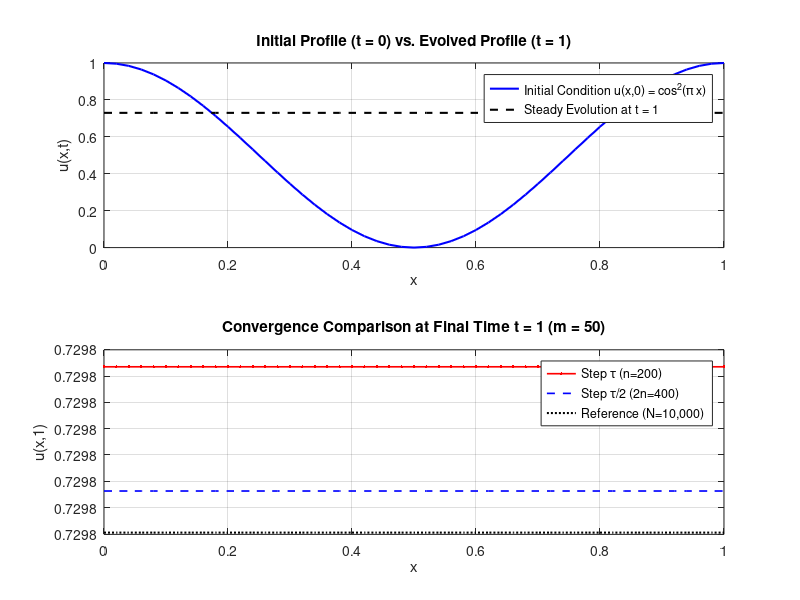
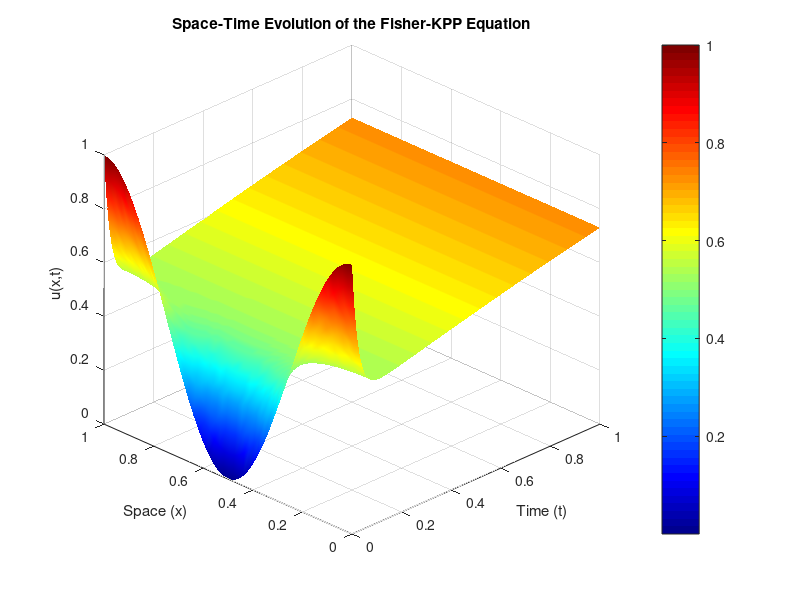

These charts were generated, in order, by the following MATLAB code:
function fisher_rosenbrock_solver()
% FISHER_ROSENBROCK_SOLVER
% Solves the Fisher-KPP reaction-diffusion equation using a 
% semi-implicit Rosenbrock method (1-stage, L-stable) to handle stiffness.
%
% Equation: du/dt = d^2u/dx^2 + u(1-u) on [0,1]x[0,1]
% BCs: Homogeneous Neumann (Zero flux)
% IC:  u(x,0) = cos^2(pi*x)

    % --- PARAMETERS ---
    m = 50;      % Spatial grid subdivisions
    n = 200;     % Temporal steps
    N_ref = 10000; % Fine-grid reference time steps
    
    fprintf('Running simulation with m=%d spatial steps and n=%d time steps...\n', m, n);

    % --- REFERENCE & APPROXIMATION SOLUTIONS ---
    Solu_ex   = solve_method(m, N_ref);
    uex       = Solu_ex(:, end); % Reference solution at T = 1

    Solu_tau  = solve_method(m, n);
    u_tau     = Solu_tau(:, end);
    
    Solu_tau2 = solve_method(m, 2*n);
    u_tau2    = Solu_tau2(:, end);

    % --- VISUALIZATION ---
    plot_2d_comparison(Solu_tau, Solu_tau2, uex, m, n);
    plot_3d_surface(n, m, Solu_tau);

    % --- ERROR & EMPIRICAL CONVERGENCE ANALYSIS ---
    e_tau  = max(abs(u_tau - uex));
    e_tau2 = max(abs(u_tau2 - uex));
    p_emp  = log(e_tau / e_tau2) / log(2);
    
    fprintf('------------------------------------------------\n');
    fprintf('Error (tau)        : %.4e\n', e_tau);
    fprintf('Error (tau/2)      : %.4e\n', e_tau2);
    fprintf('Empirical Order (p): %.4f\n', p_emp);
    fprintf('------------------------------------------------\n');

    export_results(e_tau, e_tau2, p_emp, m, n);
end

% ---------------------------------------------------------
% --- CORE SOLVER FUNCTION (100% VECTORIZED & SPARSE) ---
% ---------------------------------------------------------
function Solu = solve_method(m, n)
    h   = 1 / m;
    x   = linspace(0, 1, m + 1)';
    tau = 1 / n;
    
    % Initial Condition
    W = (cos(pi .* x)).^2;
    
    % Sparse Laplacian Operator with Homogeneous Neumann BCs
    e = ones(m + 1, 1);
    D = spdiags([e, -2*e, e], -1:1, m + 1, m + 1);
    D(1, 2)     = 2;
    D(m + 1, m) = 2;
    Dh = (1 / h^2) * D;
    
    % Dense pre-allocation for solution history (faster column writes)
    Solu = zeros(m + 1, n + 1);
    Solu(:, 1) = W;
    
    % Sparse Identity Matrix (preserves O(m) tridiagonal solver speed)
    I = speye(m + 1);
    
    for j = 1:n
        % Reaction term G(u) = u(1-u) and vectorized sparse Jacobian J_G = diag(1 - 2u)
        G  = W .* (1 - W);
        JG = spdiags(1 - 2 .* W, 0, m + 1, m + 1);
        
        % Linearly Implicit Rosenbrock Step: (I - (tau/2)*(Dh + JG)) * K = tau * (Dh*W + G)
        A = I - (tau / 2) * (Dh + JG);
        B = tau * (Dh * W + G);
        
        K = A \ B;
        W = W + K;
        Solu(:, j + 1) = W;
    end
end

% ---------------------------------------------------------
% --- HELPER FUNCTIONS ---
% ---------------------------------------------------------
function plot_2d_comparison(Solu_tau, Solu_tau2, uex, m, n)
    x = linspace(0, 1, m + 1);
    figure('Name', '2D Solutions', 'Color', 'w');
    
    subplot(2, 1, 1);
    plot(x, Solu_tau(:, 1), 'b-', 'LineWidth', 1.5, 'DisplayName', 'Initial Condition u(x,0) = cos^2(\pi x)');
    hold on;
    plot(x, uex, 'k--', 'LineWidth', 1.5, 'DisplayName', 'Steady Evolution at t = 1');
    title('Initial Profile (t = 0) vs. Evolved Profile (t = 1)');
    legend('Location', 'best'); xlabel('x'); ylabel('u(x,t)'); grid on;
    
    subplot(2, 1, 2);
    plot(x, Solu_tau(:, end), 'r.-', 'LineWidth', 1.2, 'DisplayName', sprintf('Step \\tau (n=%d)', n));
    hold on;
    plot(x, Solu_tau2(:, end), 'b--', 'LineWidth', 1.2, 'DisplayName', sprintf('Step \\tau/2 (2n=%d)', 2*n));
    plot(x, uex, 'k:', 'LineWidth', 1.5, 'DisplayName', 'Reference (N=10,000)');
    title(sprintf('Convergence Comparison at Final Time t = 1 (m = %d)', m));
    legend('Location', 'best'); xlabel('x'); ylabel('u(x,1)'); grid on;
end

function plot_3d_surface(n, m, Solu_tau)
    t = linspace(0, 1, n + 1);
    x = linspace(0, 1, m + 1);
    [T, X] = meshgrid(t, x);
    
    figure('Name', '3D Evolution', 'Color', 'w');
    surf(T, X, Solu_tau);
    xlabel('Time (t)'); ylabel('Space (x)'); zlabel('u(x,t)');
    title('Space-Time Evolution of the Fisher-KPP Equation');
    shading interp; colormap jet; colorbar;
    view(-45, 30);
end

function export_results(e_tau, e_tau2, p_emp, m, n)
    fid = fopen('simulation_results.txt', 'w');
    fprintf(fid, 'Fisher-KPP Equation Simulation Results\n');
    fprintf(fid, 'Spatial Grid m = %d | Time Steps n = %d\n', m, n);
    fprintf(fid, 'Max Error (tau)   : %.4e\n', e_tau);
    fprintf(fid, 'Max Error (tau/2) : %.4e\n', e_tau2);
    fprintf(fid, 'Empirical Order p : %.4f\n', p_emp);
    fclose(fid);
end
